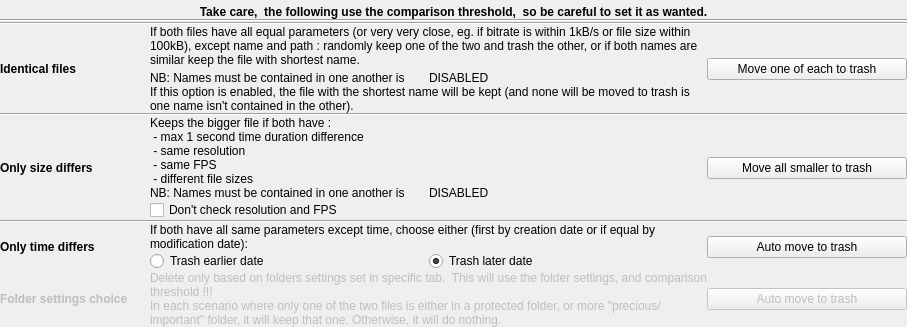
     <widget class="QWidget" name="tab_2">
      <attribute name="title">
       <string>Auto</string>
      </attribute>
      <layout class="QHBoxLayout" name="horizontalLayout_6">
       <property name="leftMargin">
        <number>0</number>
       </property>
       <property name="topMargin">
        <number>0</number>
       </property>
       <property name="rightMargin">
        <number>0</number>
       </property>
       <property name="bottomMargin">
        <number>0</number>
       </property>
       <item>
        <layout class="QVBoxLayout" name="verticalLayout_3">
         <property name="spacing">
          <number>0</number>
         </property>
         <item>
          <spacer name="verticalSpacer_2">
           <property name="orientation">
            <enum>Qt::Vertical</enum>
           </property>
           <property name="sizeType">
            <enum>QSizePolicy::Maximum</enum>
           </property>
           <property name="sizeHint" stdset="0">
            <size>
             <width>20</width>
             <height>5</height>
            </size>
           </property>
          </spacer>
         </item>
         <item>
          <widget class="QLabel" name="label_15">
           <property name="sizePolicy">
            <sizepolicy hsizetype="Preferred" vsizetype="Fixed">
             <horstretch>0</horstretch>
             <verstretch>0</verstretch>
            </sizepolicy>
           </property>
           <property name="font">
            <font>
             <bold>true</bold>
            </font>
           </property>
           <property name="text">
            <string>Take care,  the following use the comparison threshold,  so be careful to set it as wanted.</string>
           </property>
           <property name="alignment">
            <set>Qt::AlignCenter</set>
           </property>
          </widget>
         </item>
         <item>
          <widget class="Line" name="line_5">
           <property name="orientation">
            <enum>Qt::Horizontal</enum>
           </property>
          </widget>
         </item>
         <item>
          <widget class="Line" name="line_4">
           <property name="orientation">
            <enum>Qt::Horizontal</enum>
           </property>
          </widget>
         </item>
         <item>
          <layout class="QHBoxLayout" name="horizontalLayout_7">
           <item>
            <widget class="QLabel" name="label_2">
             <property name="sizePolicy">
              <sizepolicy hsizetype="Fixed" vsizetype="Preferred">
               <horstretch>0</horstretch>
               <verstretch>0</verstretch>
              </sizepolicy>
             </property>
             <property name="minimumSize">
              <size>
               <width>150</width>
               <height>0</height>
              </size>
             </property>
             <property name="font">
              <font>
               <bold>true</bold>
              </font>
             </property>
             <property name="toolTip">
              <string/>
             </property>
             <property name="text">
              <string>Identical files</string>
             </property>
            </widget>
           </item>
           <item>
            <layout class="QVBoxLayout" name="verticalLayout_6">
             <item>
              <widget class="QLabel" name="label_4">
               <property name="text">
                <string>If both files have all equal parameters (or very very close, eg. if bitrate is within 1kB/s or file size within 100kB), except name and path : randomly keep one of the two and trash the other, or if both names are similar keep the file with shortest name.</string>
               </property>
               <property name="wordWrap">
                <bool>true</bool>
               </property>
              </widget>
             </item>
             <item>
              <spacer name="verticalSpacer">
               <property name="orientation">
                <enum>Qt::Vertical</enum>
               </property>
               <property name="sizeType">
                <enum>QSizePolicy::Fixed</enum>
               </property>
               <property name="sizeHint" stdset="0">
                <size>
                 <width>20</width>
                 <height>4</height>
                </size>
               </property>
              </spacer>
             </item>
             <item>
              <layout class="QHBoxLayout" name="verticalLayout_NbNamesContainedOption_autoIdentFiles">
               <item>
                <widget class="QLabel" name="label_NbNamesContainedOption">
                 <property name="text">
                  <string>NB: Names must be contained in one another is </string>
                 </property>
                </widget>
               </item>
               <item>
                <widget class="QLabel" name="label_namesContainedInOneAnotherStatus_autoIdentFiles">
                 <property name="text">
                  <string>DISABLED</string>
                 </property>
                </widget>
               </item>
              </layout>
             </item>
             <item>
              <widget class="QLabel" name="label_8">
               <property name="text">
                <string>If this option is enabled, the file with the shortest name will be kept (and none will be moved to trash is one name isn't contained in the other).</string>
               </property>
               <property name="wordWrap">
                <bool>true</bool>
               </property>
              </widget>
             </item>
            </layout>
           </item>
           <item>
            <widget class="QPushButton" name="identicalFilesAutoTrash">
             <property name="sizePolicy">
              <sizepolicy hsizetype="Fixed" vsizetype="Fixed">
               <horstretch>0</horstretch>
               <verstretch>0</verstretch>
              </sizepolicy>
             </property>
             <property name="minimumSize">
              <size>
               <width>200</width>
               <height>0</height>
              </size>
             </property>
             <property name="text">
              <string>Move one of each to trash</string>
             </property>
            </widget>
           </item>
          </layout>
         </item>
         <item>
          <widget class="Line" name="line_2">
           <property name="orientation">
            <enum>Qt::Horizontal</enum>
           </property>
          </widget>
         </item>
         <item>
          <layout class="QHBoxLayout" name="horizontalLayout_8">
           <item>
            <widget class="QLabel" name="label_7">
             <property name="sizePolicy">
              <sizepolicy hsizetype="Fixed" vsizetype="Preferred">
               <horstretch>0</horstretch>
               <verstretch>0</verstretch>
              </sizepolicy>
             </property>
             <property name="minimumSize">
              <size>
               <width>150</width>
               <height>0</height>
              </size>
             </property>
             <property name="font">
              <font>
               <bold>true</bold>
              </font>
             </property>
             <property name="text">
              <string>Only size differs</string>
             </property>
            </widget>
           </item>
           <item>
            <layout class="QVBoxLayout" name="verticalLayout_7">
             <item>
              <widget class="QLabel" name="label_5">
               <property name="lineWidth">
                <number>2</number>
               </property>
               <property name="text">
                <string>Keeps the bigger file if both have : 
 - max 1 second time duration difference
 - same resolution
 - same FPS
 - different file sizes</string>
               </property>
              </widget>
             </item>
             <item>
              <layout class="QHBoxLayout" name="horizontalLayout_NbNamesContainedOption_autoOnlySizeDiff">
               <item>
                <widget class="QLabel" name="label_11">
                 <property name="text">
                  <string>NB: Names must be contained in one another is </string>
                 </property>
                </widget>
               </item>
               <item>
                <widget class="QLabel" name="label_namesContainedInOneAnotherStatus_autoOnlySizeDiff">
                 <property name="text">
                  <string>DISABLED</string>
                 </property>
                </widget>
               </item>
              </layout>
             </item>
             <item>
              <widget class="QCheckBox" name="autoOnlySizeDontCheckResFpsCheckbox">
               <property name="enabled">
                <bool>true</bool>
               </property>
               <property name="text">
                <string>Don't check resolution and FPS</string>
               </property>
              </widget>
             </item>
            </layout>
           </item>
           <item>
            <widget class="QPushButton" name="autoDelOnlySizeDiffersButton">
             <property name="enabled">
              <bool>true</bool>
             </property>
             <property name="sizePolicy">
              <sizepolicy hsizetype="Fixed" vsizetype="Fixed">
               <horstretch>0</horstretch>
               <verstretch>0</verstretch>
              </sizepolicy>
             </property>
             <property name="minimumSize">
              <size>
               <width>200</width>
               <height>0</height>
              </size>
             </property>
             <property name="text">
              <string>Move all smaller to trash</string>
             </property>
            </widget>
           </item>
          </layout>
         </item>
         <item>
          <widget class="Line" name="line">
           <property name="orientation">
            <enum>Qt::Horizontal</enum>
           </property>
          </widget>
         </item>
         <item>
          <layout class="QHBoxLayout" name="autodeleteOnlyTimeDiffersHorizontalLayout">
           <item>
            <widget class="QLabel" name="label_onlyTimeDiffers">
             <property name="enabled">
              <bool>true</bool>
             </property>
             <property name="sizePolicy">
              <sizepolicy hsizetype="Fixed" vsizetype="Preferred">
               <horstretch>0</horstretch>
               <verstretch>0</verstretch>
              </sizepolicy>
             </property>
             <property name="minimumSize">
              <size>
               <width>150</width>
               <height>0</height>
              </size>
             </property>
             <property name="font">
              <font>
               <bold>true</bold>
              </font>
             </property>
             <property name="text">
              <string>Only time differs</string>
             </property>
            </widget>
           </item>
           <item>
            <layout class="QVBoxLayout" name="verticalLayout_9">
             <item>
              <widget class="QLabel" name="label_label_onlyTimeDiffers_Descript">
               <property name="enabled">
                <bool>true</bool>
               </property>
               <property name="text">
                <string>If both have all same parameters except time, choose either (first by creation date or if equal by modification date):</string>
               </property>
               <property name="wordWrap">
                <bool>true</bool>
               </property>
              </widget>
             </item>
             <item>
              <layout class="QHBoxLayout" name="horizontalLayout_11">
               <item>
                <widget class="QRadioButton" name="radioButton_onlyTimeDiffers_trashEarlier">
                 <property name="enabled">
                  <bool>true</bool>
                 </property>
                 <property name="text">
                  <string>Trash earlier date</string>
                 </property>
                 <property name="checked">
                  <bool>false</bool>
                 </property>
                </widget>
               </item>
               <item>
                <widget class="QRadioButton" name="radioButton_onlyTimeDiffers_trashLater">
                 <property name="enabled">
                  <bool>true</bool>
                 </property>
                 <property name="text">
                  <string>Trash later date</string>
                 </property>
                 <property name="checked">
                  <bool>true</bool>
                 </property>
                </widget>
               </item>
              </layout>
             </item>
            </layout>
           </item>
           <item>
            <widget class="QPushButton" name="pushButton_onlyTimeDiffersAutoTrash">
             <property name="enabled">
              <bool>true</bool>
             </property>
             <property name="sizePolicy">
              <sizepolicy hsizetype="Fixed" vsizetype="Fixed">
               <horstretch>0</horstretch>
               <verstretch>0</verstretch>
              </sizepolicy>
             </property>
             <property name="minimumSize">
              <size>
               <width>200</width>
               <height>0</height>
              </size>
             </property>
             <property name="text">
              <string>Auto move to trash</string>
             </property>
            </widget>
           </item>
          </layout>
         </item>
         <item>
          <layout class="QHBoxLayout" name="foldersAutodeleteHorizontalLayout">
           <item>
            <widget class="QLabel" name="label_folderSettingsChoice">
             <property name="enabled">
              <bool>false</bool>
             </property>
             <property name="sizePolicy">
              <sizepolicy hsizetype="Fixed" vsizetype="Preferred">
               <horstretch>0</horstretch>
               <verstretch>0</verstretch>
              </sizepolicy>
             </property>
             <property name="minimumSize">
              <size>
               <width>150</width>
               <height>0</height>
              </size>
             </property>
             <property name="font">
              <font>
               <bold>true</bold>
              </font>
             </property>
             <property name="text">
              <string>Folder settings choice</string>
             </property>
            </widget>
           </item>
           <item>
            <widget class="QLabel" name="label_folderSettingsChoice_Description">
             <property name="enabled">
              <bool>false</bool>
             </property>
             <property name="text">
              <string>Delete only based on folders settings set in specific tab.  This will use the folder settings, and comparison threshold !!! 
In each scenario where only one of the two files is either in a protected folder, or more &quot;precious/important&quot; folder, it will keep that one. Otherwise, it will do nothing.</string>
             </property>
             <property name="wordWrap">
              <bool>true</bool>
             </property>
            </widget>
           </item>
           <item>
            <widget class="QPushButton" name="pushButton_folderSettingsChoiceAutoTrash">
             <property name="enabled">
              <bool>false</bool>
             </property>
             <property name="sizePolicy">
              <sizepolicy hsizetype="Fixed" vsizetype="Fixed">
               <horstretch>0</horstretch>
               <verstretch>0</verstretch>
              </sizepolicy>
             </property>
             <property name="minimumSize">
              <size>
               <width>200</width>
               <height>0</height>
              </size>
             </property>
             <property name="text">
              <string>Auto move to trash</string>
             </property>
            </widget>
           </item>
          </layout>
         </item>
        </layout>
       </item>
      </layout>
     </widget>
